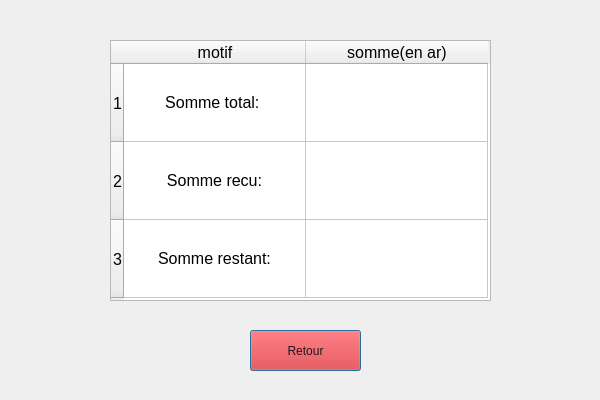
<?xml version="1.0" encoding="UTF-8"?>
<ui version="4.0">
 <class>finance</class>
 <widget class="QDialog" name="finance">
  <property name="geometry">
   <rect>
    <x>0</x>
    <y>0</y>
    <width>600</width>
    <height>400</height>
   </rect>
  </property>
  <property name="windowTitle">
   <string>Dialog</string>
  </property>
  <widget class="QTableWidget" name="tableWidget">
   <property name="geometry">
    <rect>
     <x>110</x>
     <y>40</y>
     <width>381</width>
     <height>261</height>
    </rect>
   </property>
   <property name="minimumSize">
    <size>
     <width>0</width>
     <height>0</height>
    </size>
   </property>
   <property name="maximumSize">
    <size>
     <width>16777215</width>
     <height>16777215</height>
    </size>
   </property>
   <property name="font">
    <font>
     <pointsize>12</pointsize>
    </font>
   </property>
   <property name="focusPolicy">
    <enum>Qt::NoFocus</enum>
   </property>
   <property name="contextMenuPolicy">
    <enum>Qt::DefaultContextMenu</enum>
   </property>
   <property name="selectionMode">
    <enum>QAbstractItemView::NoSelection</enum>
   </property>
   <attribute name="horizontalHeaderDefaultSectionSize">
    <number>182</number>
   </attribute>
   <attribute name="verticalHeaderDefaultSectionSize">
    <number>78</number>
   </attribute>
   <row>
    <property name="text">
     <string>1</string>
    </property>
   </row>
   <row>
    <property name="text">
     <string>2</string>
    </property>
   </row>
   <row>
    <property name="text">
     <string>3</string>
    </property>
   </row>
   <column>
    <property name="text">
     <string>motif</string>
    </property>
    <property name="textAlignment">
     <set>AlignCenter</set>
    </property>
    <property name="background">
     <color>
      <red>50</red>
      <green>50</green>
      <blue>50</blue>
     </color>
    </property>
   </column>
   <column>
    <property name="text">
     <string>somme(en ar)</string>
    </property>
    <property name="textAlignment">
     <set>AlignCenter</set>
    </property>
    <property name="background">
     <color>
      <red>50</red>
      <green>50</green>
      <blue>50</blue>
     </color>
    </property>
   </column>
   <item row="0" column="0">
    <property name="text">
     <string>Somme total: </string>
    </property>
    <property name="textAlignment">
     <set>AlignCenter</set>
    </property>
   </item>
   <item row="1" column="0">
    <property name="text">
     <string>Somme recu:</string>
    </property>
    <property name="textAlignment">
     <set>AlignCenter</set>
    </property>
   </item>
   <item row="2" column="0">
    <property name="text">
     <string>Somme restant:</string>
    </property>
    <property name="textAlignment">
     <set>AlignCenter</set>
    </property>
   </item>
  </widget>
  <widget class="QPushButton" name="retour">
   <property name="geometry">
    <rect>
     <x>250</x>
     <y>330</y>
     <width>111</width>
     <height>41</height>
    </rect>
   </property>
   <property name="styleSheet">
    <string notr="true">border-color: rgb(255, 17, 17);
color: rgb(26, 26, 26);
background-color: rgb(255, 0, 0);
</string>
   </property>
   <property name="text">
    <string>Retour</string>
   </property>
  </widget>
 </widget>
 <resources/>
 <connections/>
</ui>
